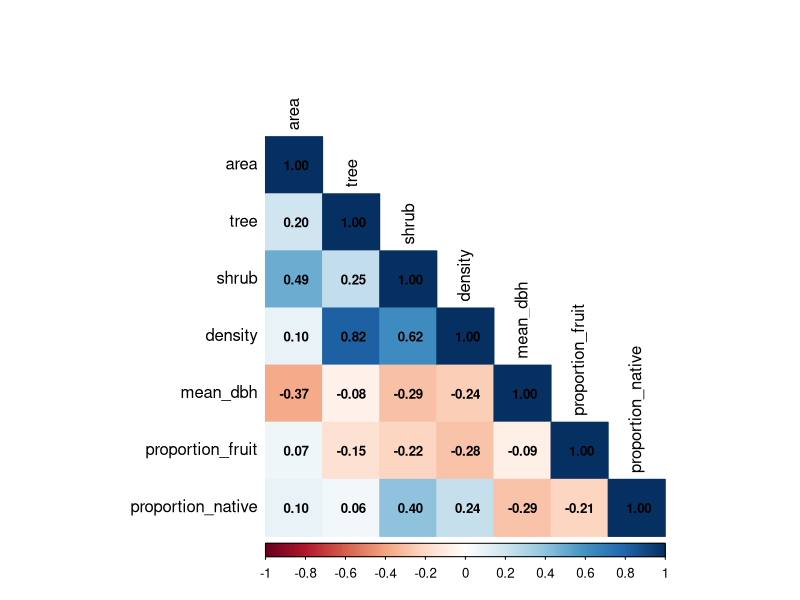
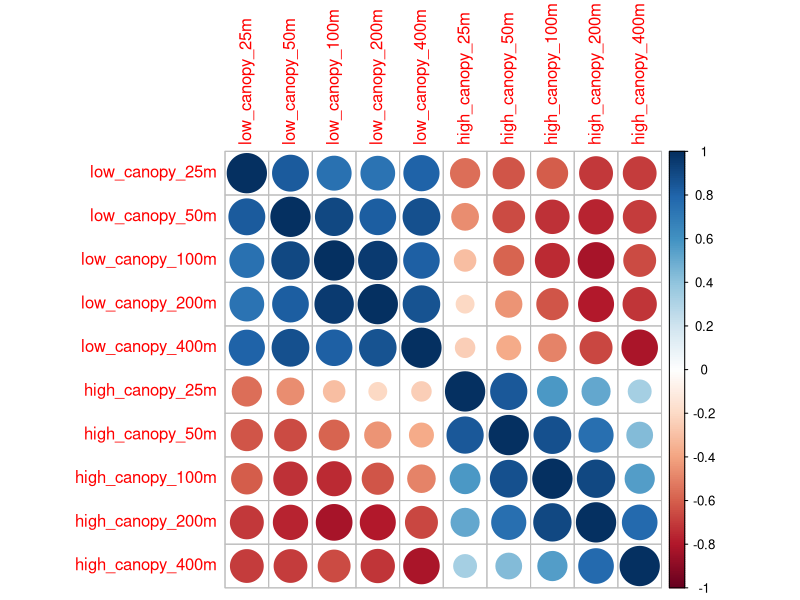

Reproduce these figures in R, in order.
# 04-Feb-2026                          
# ============================================================================ # 
#                             COLLINEARITY MATRICES
# ============================================================================ # 

# DESCRIPTION: 
# Creating a correlation matrix to asses the collinearity of my yard-level and 
# landscape-level habitat features

# PACKAGES USED:
library(readr)
library(dplyr)
library(corrplot)


# ============================================================================ # 
# 1. YARD HABITAT FEATURES  
# ============================================================================ # 

# --- 1.1 CORRELATION MATRIX --- #

# 1.11 Prepare yard_characteristics to include only yard habitat features
# Import data
yard_characteristics <- read_csv("2 - Cleaned/yard_characteristics.csv")

# Remove yard ID, centroid data, and SR columns
yard_features_only <- select(yard_characteristics, 
                                c(area,tree,shrub,density,mean_dbh,
                                  proportion_fruit,proportion_native))


# 1.12 Create correlation matrices
# Numerical correlation matrix
cor_matrix_yard <- cor(yard_features_only) # numerical correlation matrix
cor_matrix_yard
# visual correlation matrix
corrplot(cor_matrix_yard,
         method = "color", 
         type = "lower",        # Show only upper triangle
         addCoef.col = "black", # Color of the correlation numbers
         number.cex = 0.8,      # Text size of the numbers
         tl.col = "black")

# Conclusions: remove vegetation density due to high correlation with trees and shrubs



# ============================================================================ # 
# 2. LANDSCAPE HABITAT FEATURES  
# ============================================================================ # 

# NOTE: no longer relevant given that scale of effect analysis is removed

# --- 2.1 CORRELATION MATRIX --- #

# 2.11 Prepare landscape_characteristics to include only yard habitat features
# Import data
landscape_characteristics <- read_csv("2 - Cleaned/landscape_characteristics.csv")

# Remove yard ID, centroid data, and SR columns
landscape_features_only <- landscape_characteristics %>% 
  select(-Yard.Code, -SR_total, -SR_mig, -SR_mig_2024, -SR_mig_2025, -SR_breed, -SR_breed_2024, -SR_breed_2025)


# 2.12 Create correlation matrices
# Numerical correlation matrix
cor_matrix_landscape <- cor(landscape_features_only) # numerical correlation matrix
cor_matrix_landscape
corrplot(cor_matrix_landscape) # visual correlation matrix

# Conclusions: high collinearity at all scales except 25 m
# This is probably because the buffers have a lot of spatial overlap with one another

# NOTE: collinearity between scales of the same type of cover doesn't really 
#       matter because they are never in the same model anyway

# So what we really see here is high collinearity between low and high canopy at 
# some of the higher spatial scales due to spatial overlap most likely
